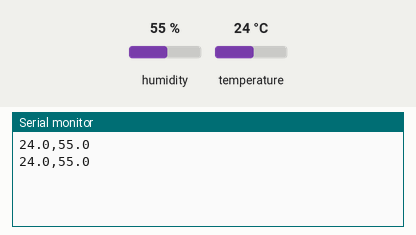
This sketch was run on a simulated Arduino Uno, built with avr-gcc and run on an emulated ATmega328P. Shown: the last lines printed to the serial monitor. The test bench sets the inputs (shaded band); at power-on: humidity 55 %, temperature 24 °C.

Above: at 2.8 s.
2.9 s: humidity set to 22 %
At 5.3 s:
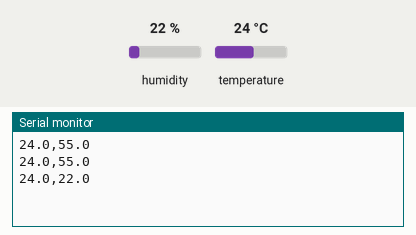
5.6 s: temperature set to 12 °C
At 6.6 s:
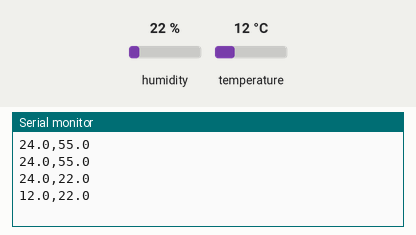
8.3 s: humidity set to 40 %
At 11.4 s:
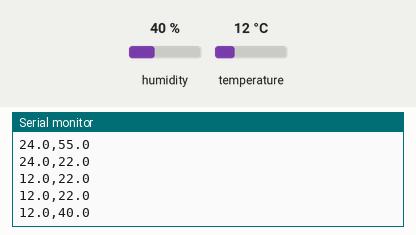
Timing chart, 0 to 12.9 s (numbered marks = the images above; inputs shaded):
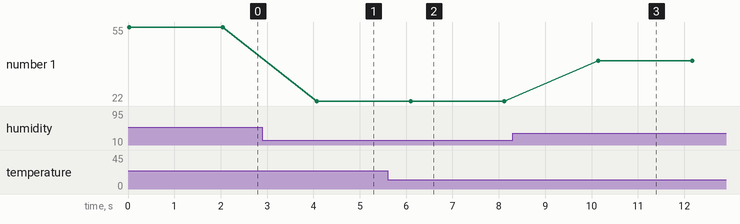

The sketch:

bth5_bluetooth-2.ino
```cpp
#include <DHT.h>

#define DHTPIN 2       // Chân DATA của DHT11
#define DHTTYPE DHT11  // Loại cảm biến

DHT dht(DHTPIN, DHTTYPE);

void setup() {
  Serial.begin(9600);  // UART -> Bluetooth -> PC
  dht.begin();
}

void loop() {
  float h = dht.readHumidity();
  float t = dht.readTemperature(); // °C

  // Nếu đọc lỗi
  if (isnan(h) || isnan(t)) {
    Serial.println("ERR");
  } else {
    // Gửi dạng CSV: temp,hum\n  VD: 27.5,63.0
    Serial.print(t, 1);   // 1 chữ số sau dấu phẩy
    Serial.print(",");
    Serial.println(h, 1);
  }

  delay(2000); // 2 giây gửi 1 lần
}
```

Measured:
- after the input at 2.9 s, the serial monitor: prints a new line after 1.2 s (image 1)
- after the input at 5.6 s, the serial monitor: prints a new line after 0.50 s (image 2)
- after the input at 8.3 s, the serial monitor: prints a new line after 1.8 s (image 3)
- plotted number 1: 55 → 22 after the input at 2.9 s, 22 → 40 after the input at 8.3 s
